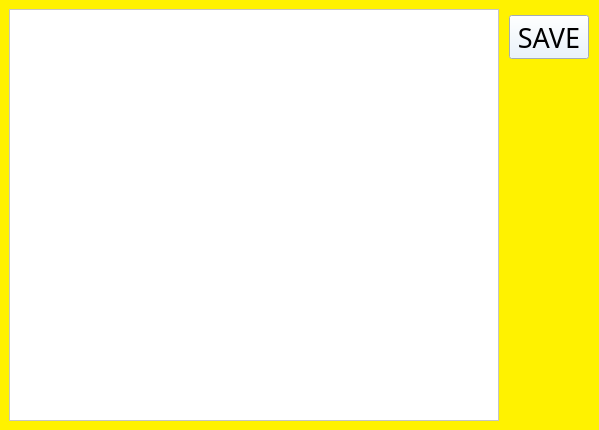
<?xml version="1.0" encoding="UTF-8"?>
<ui version="4.0">
 <class>Dialog_Small_Text</class>
 <widget class="QDialog" name="Dialog_Small_Text">
  <property name="geometry">
   <rect>
    <x>0</x>
    <y>0</y>
    <width>599</width>
    <height>430</height>
   </rect>
  </property>
  <property name="windowTitle">
   <string>Dialog</string>
  </property>
  <property name="styleSheet">
   <string notr="true">QWidget
{
background:#fff200;
}</string>
  </property>
  <layout class="QGridLayout" name="gridLayout">
   <property name="leftMargin">
    <number>0</number>
   </property>
   <property name="topMargin">
    <number>0</number>
   </property>
   <property name="rightMargin">
    <number>0</number>
   </property>
   <property name="bottomMargin">
    <number>0</number>
   </property>
   <property name="horizontalSpacing">
    <number>10</number>
   </property>
   <property name="verticalSpacing">
    <number>0</number>
   </property>
   <item row="0" column="0">
    <widget class="QWidget" name="widget" native="true">
     <property name="styleSheet">
      <string notr="true"/>
     </property>
     <layout class="QGridLayout" name="gridLayout_3">
      <property name="rightMargin">
       <number>0</number>
      </property>
      <item row="0" column="0">
       <widget class="QTextEdit" name="textEdit">
        <property name="styleSheet">
         <string notr="true">QWidget
{
background:white;
}</string>
        </property>
       </widget>
      </item>
     </layout>
    </widget>
   </item>
   <item row="0" column="1">
    <widget class="QWidget" name="widget_2" native="true">
     <property name="maximumSize">
      <size>
       <width>90</width>
       <height>16777215</height>
      </size>
     </property>
     <layout class="QGridLayout" name="gridLayout_2">
      <property name="leftMargin">
       <number>0</number>
      </property>
      <property name="topMargin">
       <number>15</number>
      </property>
      <property name="rightMargin">
       <number>10</number>
      </property>
      <item row="0" column="0">
       <widget class="QToolButton" name="tb_save">
        <property name="sizePolicy">
         <sizepolicy hsizetype="Fixed" vsizetype="Fixed">
          <horstretch>0</horstretch>
          <verstretch>0</verstretch>
         </sizepolicy>
        </property>
        <property name="minimumSize">
         <size>
          <width>80</width>
          <height>40</height>
         </size>
        </property>
        <property name="maximumSize">
         <size>
          <width>80</width>
          <height>16777215</height>
         </size>
        </property>
        <property name="font">
         <font>
          <family>Impact</family>
          <pointsize>20</pointsize>
         </font>
        </property>
        <property name="styleSheet">
         <string notr="true">QToolButton
{
background:#e5f1fb;
}</string>
        </property>
        <property name="text">
         <string>SAVE</string>
        </property>
       </widget>
      </item>
      <item row="1" column="0">
       <spacer name="verticalSpacer">
        <property name="orientation">
         <enum>Qt::Vertical</enum>
        </property>
        <property name="sizeHint" stdset="0">
         <size>
          <width>20</width>
          <height>40</height>
         </size>
        </property>
       </spacer>
      </item>
     </layout>
    </widget>
   </item>
  </layout>
 </widget>
 <resources/>
 <connections/>
</ui>
